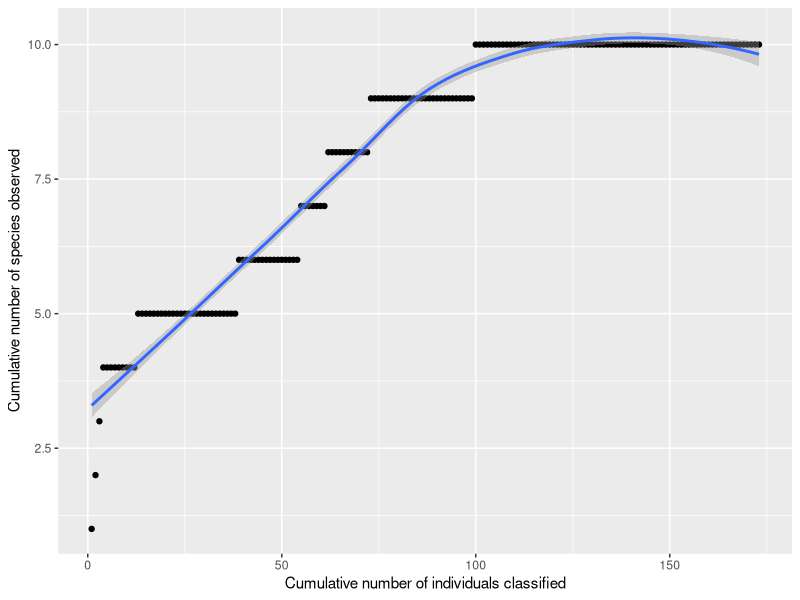

This figure's R source:
## ---- chunk 1
library(kableExtra)
library(knitr)
library(tidyverse)
library(vegan)
## ---- chunk 2
example_data1 = data.frame(
  number = c( 1, 2, 3, 4, 5, 6, 7, 8, 9, 10, 11, 12, 13, 14, 15),
  name = c("Hershey's", "M&Ms", "Coated Bears", "Classic Bears", "Strings", "Wine Gummies", "Strawberry", "Swirl", "Octopi", "Soda Bottles", "Watermelon", "Jolly Ranchers", "Spheres", "Lego", "Skittles"),
  characteristics = c("chocolate kiss", "candy-covered chocolate", "coated bear soft gummy", "bear soft gummy", "long strings, soft matte gummy", "oblong soft matte gummy", "strawberry sugar-coated gummy", "swirly sugar-coated gummy", "octopi sugar-coated gummy", "bottle sugar-coated gummy", "watermelon sugar-coated gummy", "hard oblong gummy", "hard spherical gummy", "bricks of crunchy sugar", "elliptical crunchy sugar"),
  occurences = c(16, 214, 3, 101, 14, 8, 1, 3, 6, 3, 2, 131, 19, 17, 197)
)

example_data1 %>% 
  kable("html") %>%
  kable_styling(bootstrap_options = "basic", font_size = 10, full_width = F)
## ---- chunk 3
example_data1_subsample = data.frame(
  number = c( 1, 2, 3, 4, 5, 6, 7, 8, 9, 10),
  name = c("Hershey's", "M&Ms", "Classic Bears", "Wine Gummies", "Swirl", "Soda Bottles", "Jolly Ranchers", "Spheres", "Lego", "Skittles"),
  characteristics = c("chocolate kiss", "candy-covered chocolate", "bear soft gummy", "oblong soft matte gummy", "swirly sugar-coated gummy", "bottle sugar-coated gummy", "hard oblong gummy", "hard spherical gummy", "bricks of crunchy sugar", "elliptical crunchy sugar"),
  occurences = c(3, 52, 23, 2, 1, 1, 36, 5, 7, 43)
)

example_data1_subsample %>% 
  kable("html") %>%
  kable_styling(bootstrap_options = "basic", font_size = 10, full_width = F)
## ---- chunk 4
example_data2 = data.frame(
  x = c(1,2,3,4,5,6,7,8,9,10,11,12,13,14,15,16,17,18,19,20,21,22,23,24,25,26,27,28,29,30,31,32,33,34,35,36,37,38,39,40,41,42,43,44,45,46,47,48,49,50,51,52,53,54,55,56,57,58,59,60,61,62,63,64,65,66,67,68,69,70,71,72,73,74,75,76,77,78,79,80,81,82,83,84,85,86,87,88,89,90,91,92,93,94,95,96,97,98,99,100,101,102,103,104,105,106,107,108,109,110,111,112,113,114,115,116,117,118,119,120,121,122,123,124,125,126,127,128,129,130,131,132,133,134,135,136,137,138,139,140,141,142,143,144,145,146,147,148,149,150,151,152,153,154,155,156,157,158,159,160,161,162,163,164,165,166,167,168,169,170,171,172,173),
  y = c(1,2,3,4,4,4,4,4,4,4,4,4,5,5,5,5,5,5,5,5,5,5,5,5,5,5,5,5,5,5,5,5,5,5,5,5,5,5,6,6,6,6,6,6,6,6,6,6,6,6,6,6,6,6,7,7,7,7,7,7,7,8,8,8,8,8,8,8,8,8,8,8,9,9,9,9,9,9,9,9,9,9,9,9,9,9,9,9,9,9,9,9,9,9,9,9,9,9,9,10,10,10,10,10,10,10,10,10,10,10,10,10,10,10,10,10,10,10,10,10,10,10,10,10,10,10,10,10,10,10,10,10,10,10,10,10,10,10,10,10,10,10,10,10,10,10,10,10,10,10,10,10,10,10,10,10,10,10,10,10,10,10,10,10,10,10,10,10,10,10,10,10,10)
)

ggplot(example_data2, aes(x=x, y=y)) +
  geom_point() +
  geom_smooth() +
  labs(x="Cumulative number of individuals classified", y="Cumulative number of species observed")
## ---- chunk 5
species1 = (16/(16+214+3+101+14+8+1+3+6+3+2+131+19+17+197))
species2 = (214/(16+214+3+101+14+8+1+3+6+3+2+131+19+17+197))
species3 = (3/(16+214+3+101+14+8+1+3+6+3+2+131+19+17+197))
species4 = (101/(16+214+3+101+14+8+1+3+6+3+2+131+19+17+197))
species5 = (14/(16+214+3+101+14+8+1+3+6+3+2+131+19+17+197))
species6 = (8/(16+214+3+101+14+8+1+3+6+3+2+131+19+17+197))
species7 = (1/(16+214+3+101+14+8+1+3+6+3+2+131+19+17+197))
species8 = (3/(16+214+3+101+14+8+1+3+6+3+2+131+19+17+197))
species9 = (6/(16+214+3+101+14+8+1+3+6+3+2+131+19+17+197))
species10 = (3/(16+214+3+101+14+8+1+3+6+3+2+131+19+17+197))
species11 = (2/(16+214+3+101+14+8+1+3+6+3+2+131+19+17+197))
species12 = (131/(16+214+3+101+14+8+1+3+6+3+2+131+19+17+197))
species13 = (19/(16+214+3+101+14+8+1+3+6+3+2+131+19+17+197))
species14 = (17/(16+214+3+101+14+8+1+3+6+3+2+131+19+17+197))
species15 = (197/(16+214+3+101+14+8+1+3+6+3+2+131+19+17+197))

1 / ((species1^2) + (species2^2) + (species3^2) + (species4^2) + (species5^2) + (species6^2) + (species7^2) + (species8^2) + (species9^2) + (species10^2) + (species11^2) + (species12^2) + (species13^2) + (species14^2) + (species15^2))
## ---- chunk 6
#For my subsample
species01 = (5/(173))
species02 = (7/(173))
species03 = (1/(173))
species04 = (3/(173))
species05 = (1/(173))
species06 = (2/(173))
species07 = (23/(173))
species08 = (36/(173))
species09 = (43/(173))
species010 = (52/(173))

1 / ((species01^2) + (species02^2) + (species03^2) + (species04^2) + (species05^2) + (species06^2) + (species07^2) + (species08^2) + (species09^2) + (species010^2))
## ---- chunk 7
#$S_{obs}$ = 10
#a = 2
#b = 8

10 + ((2^2)/(2*8))
## ---- chunk 8
#$S_{obs}$ = 15
#a = 2
#b = 13

15 + ((2^2)/(2*13))
## ---- chunk 9
example_data1_diversity = 
  example_data1 %>% 
  select(name, occurences) %>% 
  spread(name, occurences)

example_data1_diversity
#Then, we can calculate the Simpson Reciprocal Index using the `diversity` function.
diversity(example_data1_diversity, index="invsimpson")
## ---- chunk 10
example_data2_diversity = 
  example_data1_subsample %>% 
  select(name, occurences) %>% 
  spread(name, occurences)

example_data2_diversity
diversity(example_data2_diversity, index="invsimpson")
## ---- chunk 11
specpool(example_data1_diversity)
## ---- chunk 12
specpool(example_data2_diversity)
